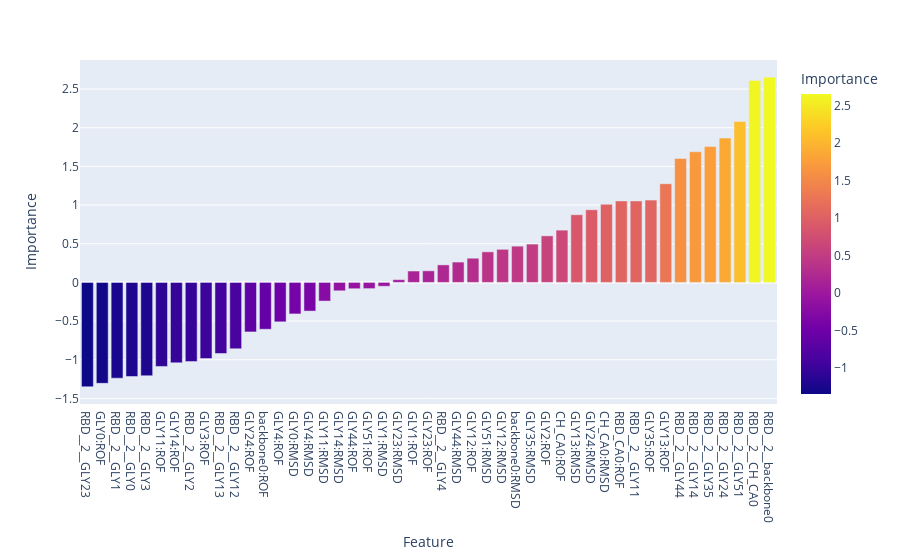

The notebook cell this image was saved under:
### Code cell
sgd_clf.fit(train_X_prepared,train_labels)
y_test_pred = sgd_clf.predict(test_X_prepared)
print(f' Test precison : {precision_score(test_labels, y_test_pred)}, Test recall {recall_score(test_labels, y_test_pred)}')
px.bar(x=train_X.columns.to_list(),y=sgd_clf.coef_[0],color=sgd_clf.coef_[0],labels={'x':'Feature','y':'Importance','color':'Importance'}).update_xaxes(categoryorder='total ascending')

### Figure 1 — Plotly figure (JSON) as saved in the notebook; plotly's stock layout.template omitted (floating-point values rounded to 4 significant figures)
{"data": [{"alignmentgroup": "True", "hovertemplate": "Feature=%{x}<br>Importance=%{marker.color}<extra></extra>", "legendgroup": "", "marker": {"color": [-1.04, 0.676, 1.054, 1.756, -0.5096, -1.305, -1.087, -0.6403, 1.065, 0.8753, 1.689, 1.866, 0.469, -1.238, -0.04979, -0.9191, 2.081, -0.6056, -0.4076, 0.4279, 0.2265, 1.009, -1.023, 2.612, 0.3129, 0.4955, 0.2632, -0.1084, 0.1472, -0.2411, 0.03543, -0.3705, -1.207, 0.6023, -0.08018, 1.603, 1.276, 0.9397, -0.8586, -0.9843, -0.0815, -1.35, 0.3953, -1.217, 1.054, 2.653, 0.15], "coloraxis": "coloraxis", "pattern": {"shape": ""}}, "name": "", "offsetgroup": "", "orientation": "v", "showlegend": false, "textposition": "auto", "type": "bar", "x": ["GLY14:ROF", "CH_CA0:ROF", "RBD__2__GLY11", "RBD__2__GLY35", "GLY4:ROF", "GLY0:ROF", "GLY11:ROF", "GLY24:ROF", "GLY35:ROF", "GLY13:RMSD", "RBD__2__GLY14", "RBD__2__GLY24", "backbone0:RMSD", "RBD__2__GLY1", "GLY1:RMSD", "RBD__2__GLY13", "RBD__2__GLY51", "backbone0:ROF", "GLY0:RMSD", "GLY12:RMSD", "RBD__2__GLY4", "CH_CA0:RMSD", "RBD__2__GLY2", "RBD__2__CH_CA0", "GLY12:ROF", "GLY35:RMSD", "GLY44:RMSD", "GLY14:RMSD", "GLY1:ROF", "GLY11:RMSD", "GLY23:RMSD", "GLY4:RMSD", "RBD__2__GLY3", "GLY2:ROF", "GLY51:ROF", "RBD__2__GLY44", "GLY13:ROF", "GLY24:RMSD", "RBD__2__GLY12", "GLY3:ROF", "GLY44:ROF", "RBD__2__GLY23", "GLY51:RMSD", "RBD__2__GLY0", "RBD_CA0:ROF", "RBD__2__backbone0", "GLY23:ROF"], "xaxis": "x", "y": [-1.04, 0.676, 1.054, 1.756, -0.5096, -1.305, -1.087, -0.6403, 1.065, 0.8753, 1.689, 1.866, 0.469, -1.238, -0.04979, -0.9191, 2.081, -0.6056, -0.4076, 0.4279, 0.2265, 1.009, -1.023, 2.612, 0.3129, 0.4955, 0.2632, -0.1084, 0.1472, -0.2411, 0.03543, -0.3705, -1.207, 0.6023, -0.08018, 1.603, 1.276, 0.9397, -0.8586, -0.9843, -0.0815, -1.35, 0.3953, -1.217, 1.054, 2.653, 0.15], "yaxis": "y"}], "layout": {"barmode": "relative", "coloraxis": {"colorbar": {"title": {"text": "Importance"}}, "colorscale": [[0, "#0d0887"], [0.1111, "#46039f"], [0.2222, "#7201a8"], [0.3333, "#9c179e"], [0.4444, "#bd3786"], [0.5556, "#d8576b"], [0.6667, "#ed7953"], [0.7778, "#fb9f3a"], [0.8889, "#fdca26"], [1, "#f0f921"]]}, "legend": {"tracegroupgap": 0}, "margin": {"t": 60}, "xaxis": {"anchor": "y", "categoryorder": "total ascending", "domain": [0, 1], "title": {"text": "Feature"}}, "yaxis": {"anchor": "x", "domain": [0, 1], "title": {"text": "Importance"}}}}
